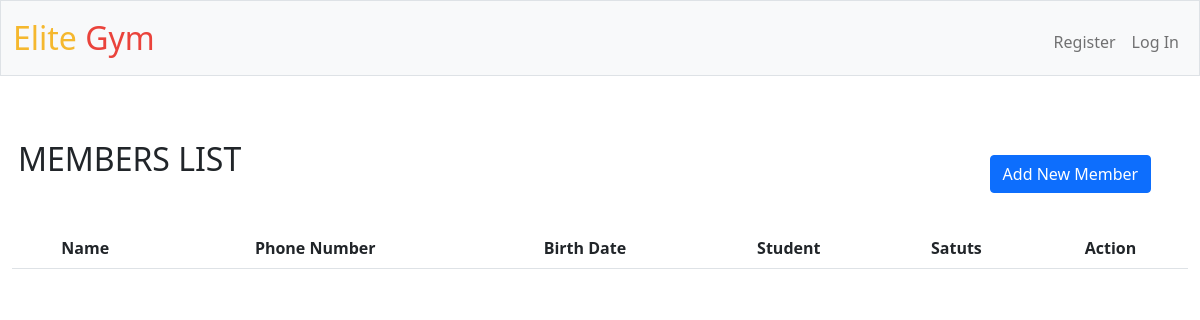
The app's page /members, older data.
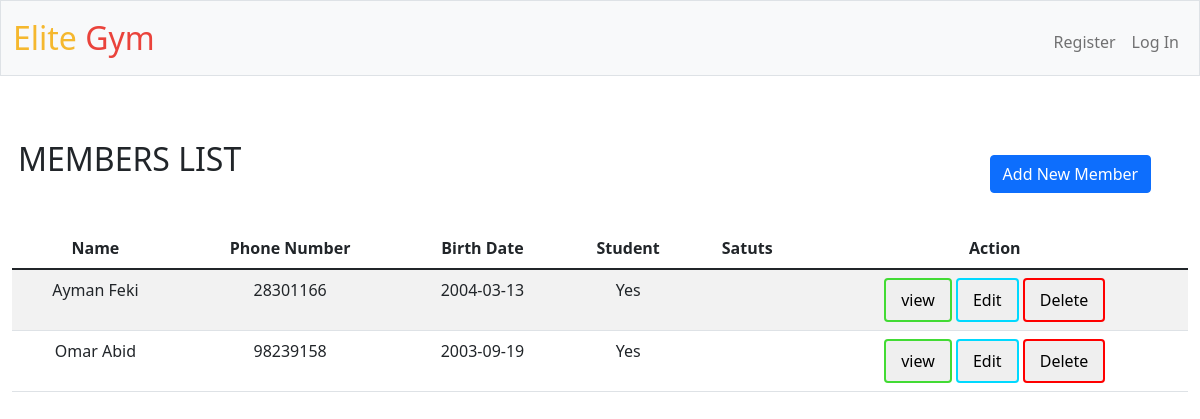
The same page, newer data.
### tables this page shows
CREATE TABLE client(
    cl_id           INTEGER   PRIMARY KEY AUTOINCREMENT,
    cl_Fname        TEXT      NOT NULL,
    cl_Lname        TEXT      NOT NULL,
    cl_num          INTEGER   UNIQUE
                              NOT NULL,
    cl_BD           TEXT,
    student         TEXT,
    CONSTRAINT CK_MEMBERSHIP CHECK (student IN ('yes', 'no', 'YES', 'NO', 'Yes', 'No') ) 
);

### app.py (the view)
@app.route("/members", methods=["GET", "POST"])
def members():
    clients=db.execute("select cl_Fname,cl_Lname,cl_num,cl_BD,student from client;")
    if request.method == "POST":
        if (not request.form.get("cl_num").isnumeric()) or len(request.form.get("cl_num"))<8:
            return render_template('members.html', message1="phone number invalid",clients=clients)
        number=db.execute("select cl_Fname from client where cl_num=?;",request.form.get("cl_num"))
        if len(number)>0:
            return render_template('members.html', message3="phone number already exist",clients=clients)
        db.execute(
                "insert into client (cl_Fname,cl_Lname,cl_num,cl_BD,student) values(?,?,?,?,?)",
                request.form.get("cl_Fname"),
                request.form.get("cl_Lname"),
                int(request.form.get("cl_num")),
                request.form.get("cl_BD"),
                request.form.get("student")
            )
        clients=db.execute("select cl_Fname,cl_Lname,cl_num,cl_BD,student from client;")
        return render_template('members.html',message2="member added successfuly",clients=clients)
    else:
        return render_template('members.html',clients=clients)

### templates/members.html (shortened to what this page needs)
{% extends "layout.html" %}
{% block main %}
<h2>MEMBERS LIST</h2>
<button type="button" class="btn btn-primary" data-bs-toggle="modal" data-bs-target="#exampleModal" id="add">
  Add New Member
</button>
  <table class="table table-striped">
    <thead>
      <tr>
        <th scope="col">Name</th>
        <th scope="col">Phone Number</th>
        <th scope="col">Birth Date</th>
        <th scope="col">Student</th>
        <th scope="col">Satuts</th>
        <th scope="col">Action</th>
      </tr>
    </thead>
    <tbody>
      {% for client in clients %}
      <tr>
      <td> {{client.cl_Fname}} {{client.cl_Lname}}</td>
      <td> {{client.cl_num}}</td>
      <td> {{client.cl_BD}}</td>
      <td> {{client.student}}</td>
      <td> </td>
      <td> <button type="button" class="custom-button" id="view">view</button>  <button type="button" class="custom-button" id="edit" >Edit</button>  <button type="button" id="delete" class="custom-button" >Delete</button></td>
      </tr>
      {% endfor %}
    </tbody>
  </table>
{% endblock %}

### templates/layout.html (shortened to what this page needs)
<!DOCTYPE html>
<html lang="en">
    <head>
        <link href="https://cdn.jsdelivr.net/npm/bootstrap@5.1.3/dist/css/bootstrap.min.css" rel="stylesheet">
        <link href="/static/styles.css" rel="stylesheet">
    </head>
    <body>
        <nav class="bg-light border navbar navbar-expand-md navbar-light">
            <div class="container-fluid">
                <a class="navbar-brand" href="/"><span class="yellow">Elite</span> <span class="red">Gym</span></a>
                <div class="collapse navbar-collapse" id="navbar">
                    {% if session["user_id"] %}
                        <ul class="navbar-nav me-auto mt-2">
                            <li class="nav-item"><a class="nav-link" href="/schedule">Schedule</a></li>
                            <li class="nav-item"><a class="nav-link" href="/members">Members</a></li>
                            <li class="nav-item"><a class="nav-link" href="/trainers">Trainers</a></li>
                            <li class="nav-item"><a class="nav-link" href="/history">History</a></li>
                        </ul>
                        <ul class="navbar-nav ms-auto mt-2">
                            <li class="nav-item"><a class="nav-link" href="/logout">Log Out</a></li>
                        </ul>
                    {% else %}
                        <ul class="navbar-nav ms-auto mt-2">
                            <li class="nav-item"><a class="nav-link" href="/register">Register</a></li>
                            <li class="nav-item"><a class="nav-link" href="/login">Log In</a></li>
                        </ul>
                    {% endif %}
                </div>
            </div>
        </nav>
        <main class="container-fluid py-5 text-center">
            {% block main %}{% endblock %}
        </main>
    </body>
</html>

### static/styles.css (style rules this page uses)
nav .navbar-brand { font-size: xx-large; }
nav .navbar-brand .red { color: #ea433b; }
nav .navbar-brand .yellow { color: #f5b82e; }
h2 { margin-bottom: -5%; margin-right: 80%; }
#add { margin-top: 3%; margin-bottom: 3%; margin-left:80%; }
.custom-button { color: rgb(0, 0, 0); border: none; padding: 8px 15px; text-align: center; text-decoration: none; display: inline-block; font-size: 16px; border-radius: 4px; }
#view { border: 2px solid #42db34; }
#edit { border: 2px solid #00d9ff; }
#delete { border: 2px solid #ff0000; }

Row changes from the older to the newer data that the page shows:
added client: cl_Fname "Ayman", cl_Lname "Feki", cl_num "28301166", cl_BD "2004-03-13", student "Yes"
added client: cl_Fname "Omar", cl_Lname "Abid", cl_num "98239158", cl_BD "2003-09-19", student "Yes"
